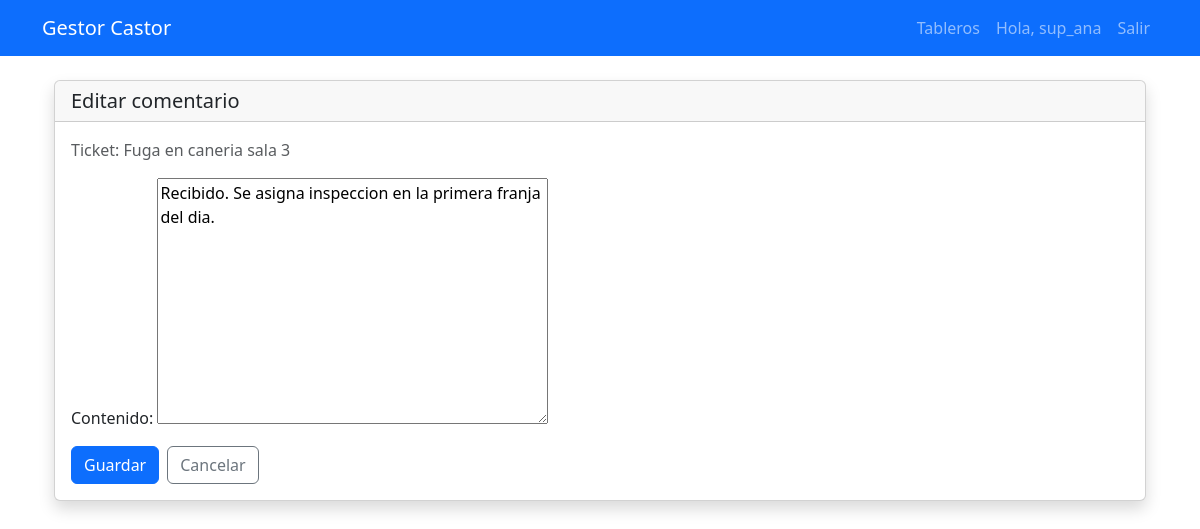
Page /comentarios/2/editar/ (signed in) on the committed database.
### apps/ticket/models.py (models this page shows, shortened)
class Ticket(models.Model):
    PRIORIDAD_CHOICES = [
        (1, 'Baja'),
        (2, 'Media'),
        (3, 'Alta'),
    ]
    titulo = models.CharField(max_length=100)
    descripcion = models.TextField(blank=True, null=True)
    tablero = models.ForeignKey('tablero.Tablero', on_delete=models.CASCADE, related_name='tickets')
    lista = models.ForeignKey('lista.Lista', on_delete=models.CASCADE, related_name='tickets')
    creado_por = models.ForeignKey(User, on_delete=models.SET_NULL, null=True, related_name='tickets_creados') # consideramos ideal nulleable por si el usuario relacionado cambia o es borrado.
    asignado_a = models.ForeignKey(User, on_delete=models.SET_NULL, null=True, blank=True, related_name='tickets_asignados')
    prioridad = models.IntegerField(choices=PRIORIDAD_CHOICES, default=2)
    fecha_creacion = models.DateTimeField(auto_now_add=True)
    fecha_actualizacion = models.DateTimeField(auto_now=True)
    activo = models.BooleanField(default=True)
    class Meta:
        ordering = ['-fecha_creacion'] # ordenamos por fecha.
        verbose_name = 'Ticket'
        verbose_name_plural = 'Tickets'

### apps/comentario/models.py (models this page shows, shortened)
class Comentario(models.Model):
    ticket = models.ForeignKey('ticket.Ticket', on_delete=models.CASCADE, related_name='comentarios')
    usuario = models.ForeignKey(User, on_delete=models.SET_NULL, null=True, related_name='comentarios_realizados') # esto.. dudo si sea ideal dejarlo en null cuando un usuario sea borrado.
    contenido = models.TextField()
    fecha_creacion = models.DateTimeField(auto_now_add=True)
    fecha_actualizacion = models.DateTimeField(auto_now=True)
    activo = models.BooleanField(default=True)
    class Meta:
        ordering = ['-fecha_creacion']
        verbose_name = 'Comentario'
        verbose_name_plural = 'Comentarios'

### apps/comentario/views.py (the view, shortened to what this page needs)
# urls.py: path('<int:pk>/editar/', ComentarioUpdateView.as_view(), name='editar'),
class ComentarioUpdateView(LoginRequiredMixin, PermissionRequiredMixin, UpdateView):
    model = Comentario
    template_name = 'comentario/comentario_form.html'
    fields = ['contenido']
    context_object_name = 'comentario'
    permission_required = 'comentario.change_comentario'
    def get_queryset(self):
        return Comentario.objects.filter(
            ticket__tablero__in=tableros_visibles_para_usuario(self.request.user)
        )
    def get_context_data(self, **kwargs):
        context = super().get_context_data(**kwargs)
        context['ticket'] = self.object.ticket
        return context

### apps/usuario/permissions.py (called while the page is built)
def tableros_visibles_para_usuario(user):
    if user.is_superuser:
        return Tablero.objects.all()
    return Tablero.objects.filter(
        Q(creado_por=user) | Q(integrantes__usuario=user)
    ).distinct()

### templates/comentario/comentario_form.html (shortened to what this page needs)
{% extends 'base.html' %}
{% block content %}
<div class="container mt-4">
    <div class="card shadow">
        <div class="card-header">
            <h5 class="mb-0">
                {% if comentario %}Editar comentario{% else %}Nuevo comentario{% endif %}
            </h5>
        </div>
        <div class="card-body">
            <p class="text-muted mb-3">Ticket: {{ ticket.titulo }}</p>
            <form method="post">
                {{ form.as_p }}
                <div class="d-flex gap-2">
                    <button type="submit" class="btn btn-primary">Guardar</button>
                    <a href="{% url 'ticket:detalle_ticket' ticket.id %}" class="btn btn-outline-secondary">
                        Cancelar
                    </a>
                </div>
            </form>
        </div>
    </div>
</div>
{% endblock %}

### templates/base.html (shortened to what this page needs)
<!DOCTYPE html>
<html>
<head>
    <link href="https://cdn.jsdelivr.net/npm/bootstrap@5.3.0/dist/css/bootstrap.min.css" rel="stylesheet">
</head>
<body>
    <nav class="navbar navbar-expand-lg navbar-dark bg-primary mb-4">
        <div class="container">
            <a class="navbar-brand" href="{% url 'lista_tableros' %}">Gestor Castor</a>
            <div class="navbar-nav">
                {% if user.is_authenticated %}
                    <a class="nav-link" href="{% url 'lista_tableros' %}">Tableros</a>
                    <a class="nav-link" href="{% url 'usuario:perfil' %}">Hola, {{ user.username }}</a>
                    <form method="post" action="{% url 'usuario:logout' %}" class="d-inline">
                        <button type="submit" class="nav-link btn btn-link">Salir</button>
                    </form>
                {% else %}
                    <a class="nav-link" href="{% url 'usuario:login' %}">Ingresar</a>
                {% endif %}
            </div>
        </div>
    </nav>
    <div class="container mt-3">
        {% block content %}{% endblock %}
    </div>
</body>
</html>

### rows in the picture
Ticket: titulo "Fuga en caneria sala 3"
Comentario: contenido "Recibido. Se asigna inspeccion en la primera franja del dia."

### other values in the picture
{{ user.username }} "sup_ana"
